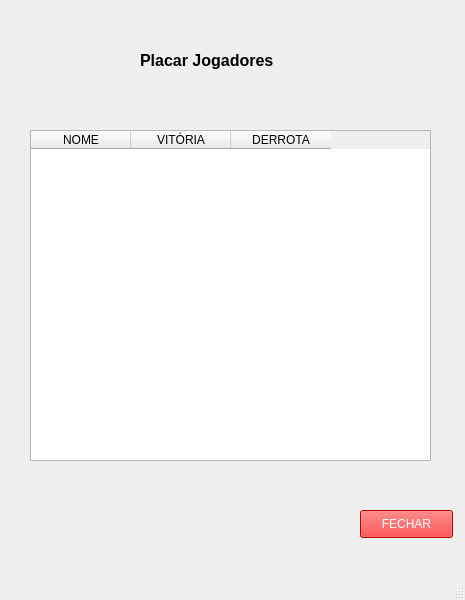
<?xml version="1.0" encoding="UTF-8"?>
<ui version="4.0">
 <class>MainWindow</class>
 <widget class="QMainWindow" name="MainWindow">
  <property name="geometry">
   <rect>
    <x>0</x>
    <y>0</y>
    <width>465</width>
    <height>600</height>
   </rect>
  </property>
  <property name="windowTitle">
   <string>MainWindow</string>
  </property>
  <widget class="QWidget" name="centralwidget">
   <widget class="QTableWidget" name="tableWidget">
    <property name="geometry">
     <rect>
      <x>30</x>
      <y>130</y>
      <width>401</width>
      <height>331</height>
     </rect>
    </property>
    <column>
     <property name="text">
      <string>NOME</string>
     </property>
    </column>
    <column>
     <property name="text">
      <string>VITÓRIA</string>
     </property>
    </column>
    <column>
     <property name="text">
      <string>DERROTA</string>
     </property>
    </column>
   </widget>
   <widget class="QLabel" name="label_3">
    <property name="geometry">
     <rect>
      <x>140</x>
      <y>40</y>
      <width>271</width>
      <height>41</height>
     </rect>
    </property>
    <property name="font">
     <font>
      <family>Arial</family>
      <pointsize>12</pointsize>
      <weight>75</weight>
      <bold>true</bold>
     </font>
    </property>
    <property name="text">
     <string>Placar Jogadores</string>
    </property>
   </widget>
   <widget class="QPushButton" name="pushButton">
    <property name="geometry">
     <rect>
      <x>360</x>
      <y>510</y>
      <width>93</width>
      <height>28</height>
     </rect>
    </property>
    <property name="styleSheet">
     <string notr="true">color: rgb(255, 255, 255);
background-color: rgb(255, 0, 0);</string>
    </property>
    <property name="text">
     <string>FECHAR</string>
    </property>
   </widget>
  </widget>
  <widget class="QMenuBar" name="menubar">
   <property name="geometry">
    <rect>
     <x>0</x>
     <y>0</y>
     <width>465</width>
     <height>26</height>
    </rect>
   </property>
  </widget>
  <widget class="QStatusBar" name="statusbar"/>
 </widget>
 <resources/>
 <connections/>
</ui>
